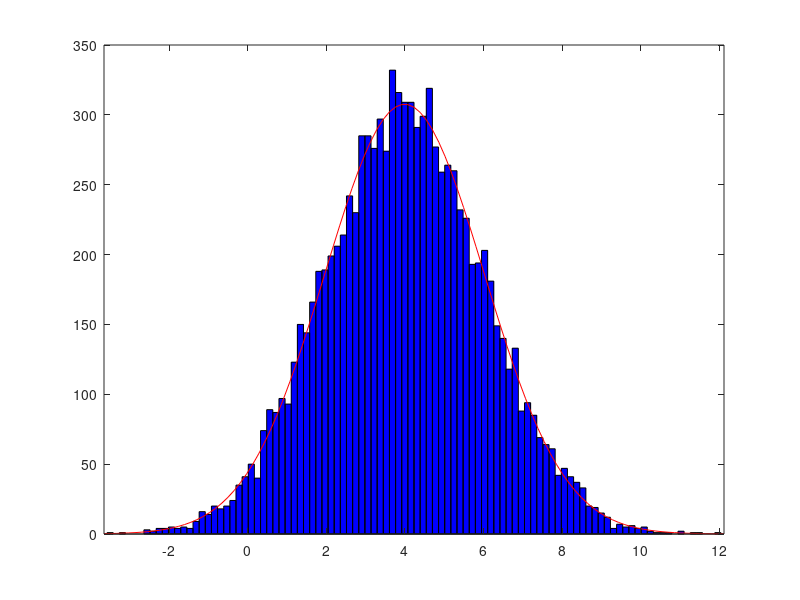
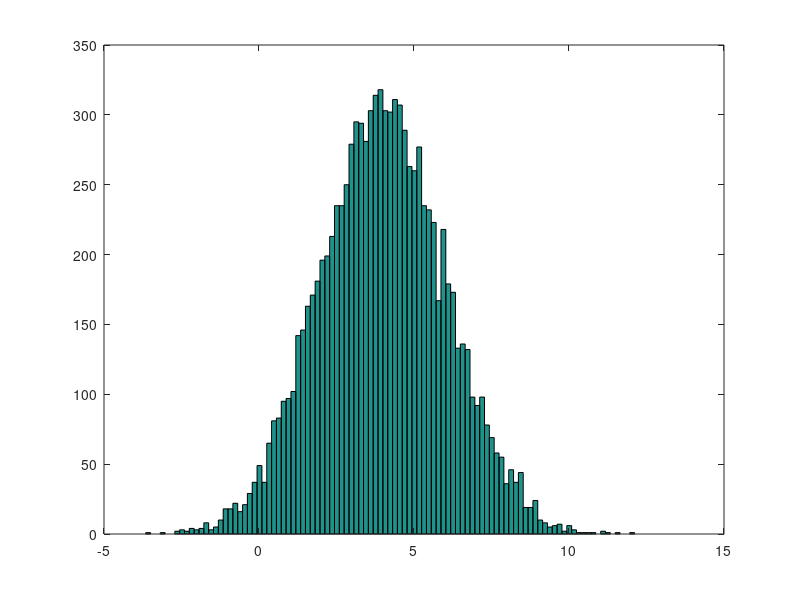

Write the MATLAB code that produced these figures, in order.
clc
clear
% K numbers
K = 10000;
mean = 4;
std = 2;
A = normrnd(mean, std, [1 K]);


figure(1)
histfit(A)
xbins = min(A):(max(A)-min(A))/sqrt(K):max(A);

figure(2)
hist(A,xbins)
h1 = findobj(gca,'Normalization','pdf');
%h=findobj(gca,'Type','patch');

%h.FaceColor = [0.00 0.45 0.74];



